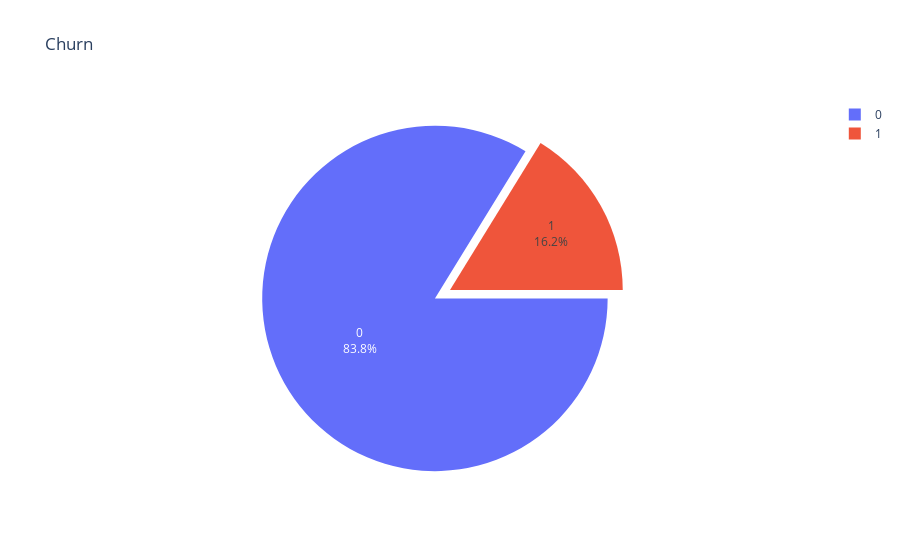

Write notebook code for a chart like this one.
### Code cell
fg = px.pie(df, names='seniorcitizen', title='Churn')
fg.update_traces(rotation=90,pull=[0.1], textinfo='percent+label')
fg.show()

### Figure 1 — Plotly figure (JSON) as saved in the notebook; plotly's stock layout.template omitted (floating-point values rounded to 4 significant figures; data arrays with more than 128 entries replaced by an {"elided": "..."} marker saying what was removed)
{"data": [{"domain": {"x": [0, 1], "y": [0, 1]}, "hovertemplate": "seniorcitizen=%{label}<extra></extra>", "labels": {"elided": "7043 int values"}, "legendgroup": "", "name": "", "pull": [0.1], "rotation": 90, "showlegend": true, "textinfo": "percent+label", "type": "pie"}], "layout": {"legend": {"tracegroupgap": 0}, "title": {"text": "Churn"}}}
